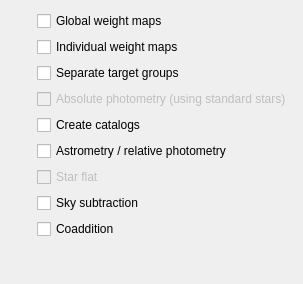
      <widget class="QWidget" name="processingTabWidgetPage3">
       <attribute name="title">
        <string>Coaddition tasks</string>
       </attribute>
       <layout class="QGridLayout" name="gridLayout_2">
        <item row="0" column="0">
         <widget class="QToolButton" name="globalweightConfigureToolButton">
          <property name="minimumSize">
           <size>
            <width>20</width>
            <height>20</height>
           </size>
          </property>
          <property name="maximumSize">
           <size>
            <width>20</width>
            <height>20</height>
           </size>
          </property>
          <property name="focusPolicy">
           <enum>Qt::ClickFocus</enum>
          </property>
          <property name="text">
           <string/>
          </property>
          <property name="icon">
           <iconset>
            <normaloff>images/key.png</normaloff>images/key.png</iconset>
          </property>
          <property name="iconSize">
           <size>
            <width>40</width>
            <height>40</height>
           </size>
          </property>
          <property name="autoRaise">
           <bool>true</bool>
          </property>
         </widget>
        </item>
        <item row="0" column="1">
         <widget class="QCheckBox" name="applyGlobalweightCheckBox">
          <property name="focusPolicy">
           <enum>Qt::ClickFocus</enum>
          </property>
          <property name="statusTip">
           <string>MANDATORY: Prepares the global weight maps</string>
          </property>
          <property name="autoFillBackground">
           <bool>true</bool>
          </property>
          <property name="text">
           <string>Global weight maps</string>
          </property>
         </widget>
        </item>
        <item row="1" column="0">
         <widget class="QToolButton" name="individualweightConfigureToolButton">
          <property name="minimumSize">
           <size>
            <width>20</width>
            <height>20</height>
           </size>
          </property>
          <property name="maximumSize">
           <size>
            <width>20</width>
            <height>20</height>
           </size>
          </property>
          <property name="focusPolicy">
           <enum>Qt::ClickFocus</enum>
          </property>
          <property name="text">
           <string/>
          </property>
          <property name="icon">
           <iconset>
            <normaloff>images/key.png</normaloff>images/key.png</iconset>
          </property>
          <property name="iconSize">
           <size>
            <width>40</width>
            <height>40</height>
           </size>
          </property>
          <property name="autoRaise">
           <bool>true</bool>
          </property>
         </widget>
        </item>
        <item row="1" column="1">
         <widget class="QCheckBox" name="applyIndividualweightCheckBox">
          <property name="focusPolicy">
           <enum>Qt::ClickFocus</enum>
          </property>
          <property name="statusTip">
           <string>MANDATORY: Calculates individual weight maps</string>
          </property>
          <property name="autoFillBackground">
           <bool>true</bool>
          </property>
          <property name="text">
           <string>Individual weight maps</string>
          </property>
         </widget>
        </item>
        <item row="2" column="0">
         <widget class="QToolButton" name="separateConfigureToolButton">
          <property name="enabled">
           <bool>true</bool>
          </property>
          <property name="minimumSize">
           <size>
            <width>20</width>
            <height>20</height>
           </size>
          </property>
          <property name="maximumSize">
           <size>
            <width>20</width>
            <height>20</height>
           </size>
          </property>
          <property name="focusPolicy">
           <enum>Qt::ClickFocus</enum>
          </property>
          <property name="text">
           <string/>
          </property>
          <property name="icon">
           <iconset>
            <normaloff>images/key.png</normaloff>images/key.png</iconset>
          </property>
          <property name="iconSize">
           <size>
            <width>40</width>
            <height>40</height>
           </size>
          </property>
          <property name="autoRaise">
           <bool>true</bool>
          </property>
         </widget>
        </item>
        <item row="2" column="1">
         <widget class="QCheckBox" name="applySeparateCheckBox">
          <property name="enabled">
           <bool>true</bool>
          </property>
          <property name="focusPolicy">
           <enum>Qt::ClickFocus</enum>
          </property>
          <property name="statusTip">
           <string>Separates target groups if several targets have been combined so far in the same directory.</string>
          </property>
          <property name="text">
           <string>Separate target groups</string>
          </property>
         </widget>
        </item>
        <item row="3" column="0">
         <widget class="QToolButton" name="absphotomindirectConfigureToolButton">
          <property name="enabled">
           <bool>false</bool>
          </property>
          <property name="minimumSize">
           <size>
            <width>20</width>
            <height>20</height>
           </size>
          </property>
          <property name="maximumSize">
           <size>
            <width>20</width>
            <height>20</height>
           </size>
          </property>
          <property name="focusPolicy">
           <enum>Qt::ClickFocus</enum>
          </property>
          <property name="text">
           <string/>
          </property>
          <property name="icon">
           <iconset>
            <normaloff>images/key.png</normaloff>images/key.png</iconset>
          </property>
          <property name="iconSize">
           <size>
            <width>40</width>
            <height>40</height>
           </size>
          </property>
          <property name="autoRaise">
           <bool>true</bool>
          </property>
         </widget>
        </item>
        <item row="3" column="1">
         <widget class="QCheckBox" name="applyAbsphotindirectCheckBox">
          <property name="enabled">
           <bool>false</bool>
          </property>
          <property name="focusPolicy">
           <enum>Qt::ClickFocus</enum>
          </property>
          <property name="statusTip">
           <string>Performs absolute photometry using photometric standard star observations.</string>
          </property>
          <property name="text">
           <string>Absolute photometry (using standard stars)</string>
          </property>
         </widget>
        </item>
        <item row="4" column="0">
         <widget class="QToolButton" name="createsourcecatConfigureToolButton">
          <property name="minimumSize">
           <size>
            <width>20</width>
            <height>20</height>
           </size>
          </property>
          <property name="maximumSize">
           <size>
            <width>20</width>
            <height>20</height>
           </size>
          </property>
          <property name="focusPolicy">
           <enum>Qt::ClickFocus</enum>
          </property>
          <property name="text">
           <string/>
          </property>
          <property name="icon">
           <iconset>
            <normaloff>images/key.png</normaloff>images/key.png</iconset>
          </property>
          <property name="iconSize">
           <size>
            <width>40</width>
            <height>40</height>
           </size>
          </property>
          <property name="autoRaise">
           <bool>true</bool>
          </property>
         </widget>
        </item>
        <item row="4" column="1">
         <widget class="QCheckBox" name="applyCreatesourcecatCheckBox">
          <property name="focusPolicy">
           <enum>Qt::ClickFocus</enum>
          </property>
          <property name="statusTip">
           <string>MANDATORY: Creates source catalogs for each image, used for photometry and astrometry.</string>
          </property>
          <property name="autoFillBackground">
           <bool>true</bool>
          </property>
          <property name="text">
           <string>Create catalogs</string>
          </property>
         </widget>
        </item>
        <item row="5" column="0">
         <widget class="QToolButton" name="astromphotomConfigureToolButton">
          <property name="minimumSize">
           <size>
            <width>20</width>
            <height>20</height>
           </size>
          </property>
          <property name="maximumSize">
           <size>
            <width>20</width>
            <height>20</height>
           </size>
          </property>
          <property name="focusPolicy">
           <enum>Qt::ClickFocus</enum>
          </property>
          <property name="text">
           <string/>
          </property>
          <property name="icon">
           <iconset>
            <normaloff>images/key.png</normaloff>images/key.png</iconset>
          </property>
          <property name="iconSize">
           <size>
            <width>40</width>
            <height>40</height>
           </size>
          </property>
          <property name="autoRaise">
           <bool>true</bool>
          </property>
         </widget>
        </item>
        <item row="5" column="1">
         <widget class="QCheckBox" name="applyAstromphotomCheckBox">
          <property name="focusPolicy">
           <enum>Qt::ClickFocus</enum>
          </property>
          <property name="statusTip">
           <string>MANDATORY: Performs the astrometry</string>
          </property>
          <property name="autoFillBackground">
           <bool>true</bool>
          </property>
          <property name="text">
           <string>Astrometry / relative photometry</string>
          </property>
         </widget>
        </item>
        <item row="6" column="0">
         <widget class="QToolButton" name="absphotomdirectConfigureToolButton">
          <property name="enabled">
           <bool>false</bool>
          </property>
          <property name="minimumSize">
           <size>
            <width>20</width>
            <height>20</height>
           </size>
          </property>
          <property name="maximumSize">
           <size>
            <width>20</width>
            <height>20</height>
           </size>
          </property>
          <property name="focusPolicy">
           <enum>Qt::ClickFocus</enum>
          </property>
          <property name="text">
           <string/>
          </property>
          <property name="icon">
           <iconset>
            <normaloff>images/key.png</normaloff>images/key.png</iconset>
          </property>
          <property name="iconSize">
           <size>
            <width>40</width>
            <height>40</height>
           </size>
          </property>
          <property name="autoRaise">
           <bool>true</bool>
          </property>
         </widget>
        </item>
        <item row="6" column="1">
         <widget class="QCheckBox" name="applyStarflatCheckBox">
          <property name="enabled">
           <bool>false</bool>
          </property>
          <property name="focusPolicy">
           <enum>Qt::ClickFocus</enum>
          </property>
          <property name="text">
           <string>Star flat</string>
          </property>
         </widget>
        </item>
        <item row="7" column="0">
         <widget class="QToolButton" name="skysubConfigureToolButton">
          <property name="minimumSize">
           <size>
            <width>20</width>
            <height>20</height>
           </size>
          </property>
          <property name="maximumSize">
           <size>
            <width>20</width>
            <height>20</height>
           </size>
          </property>
          <property name="focusPolicy">
           <enum>Qt::ClickFocus</enum>
          </property>
          <property name="text">
           <string/>
          </property>
          <property name="icon">
           <iconset>
            <normaloff>images/key.png</normaloff>images/key.png</iconset>
          </property>
          <property name="iconSize">
           <size>
            <width>40</width>
            <height>40</height>
           </size>
          </property>
          <property name="autoRaise">
           <bool>true</bool>
          </property>
         </widget>
        </item>
        <item row="7" column="1">
         <widget class="QCheckBox" name="applySkysubCheckBox">
          <property name="focusPolicy">
           <enum>Qt::ClickFocus</enum>
          </property>
          <property name="statusTip">
           <string>Calculates a sky model, fit or constant sky. Mandatory for multi-chip data.</string>
          </property>
          <property name="text">
           <string>Sky subtraction</string>
          </property>
          <property name="shortcut">
           <string notr="true"/>
          </property>
         </widget>
        </item>
        <item row="8" column="0">
         <widget class="QToolButton" name="coadditionConfigureToolButton">
          <property name="minimumSize">
           <size>
            <width>20</width>
            <height>20</height>
           </size>
          </property>
          <property name="maximumSize">
           <size>
            <width>20</width>
            <height>20</height>
           </size>
          </property>
          <property name="focusPolicy">
           <enum>Qt::ClickFocus</enum>
          </property>
          <property name="text">
           <string/>
          </property>
          <property name="icon">
           <iconset>
            <normaloff>images/key.png</normaloff>images/key.png</iconset>
          </property>
          <property name="iconSize">
           <size>
            <width>40</width>
            <height>40</height>
           </size>
          </property>
          <property name="autoRaise">
           <bool>true</bool>
          </property>
         </widget>
        </item>
        <item row="8" column="1">
         <widget class="QCheckBox" name="applyCoadditionCheckBox">
          <property name="font">
           <font>
            <weight>50</weight>
            <bold>false</bold>
           </font>
          </property>
          <property name="focusPolicy">
           <enum>Qt::ClickFocus</enum>
          </property>
          <property name="statusTip">
           <string>MANDATORY: Final image coaddition.</string>
          </property>
          <property name="autoFillBackground">
           <bool>true</bool>
          </property>
          <property name="text">
           <string>Coaddition</string>
          </property>
         </widget>
        </item>
        <item row="9" column="1">
         <spacer name="verticalSpacer_3">
          <property name="orientation">
           <enum>Qt::Vertical</enum>
          </property>
          <property name="sizeHint" stdset="0">
           <size>
            <width>20</width>
            <height>34</height>
           </size>
          </property>
         </spacer>
        </item>
       </layout>
      </widget>
